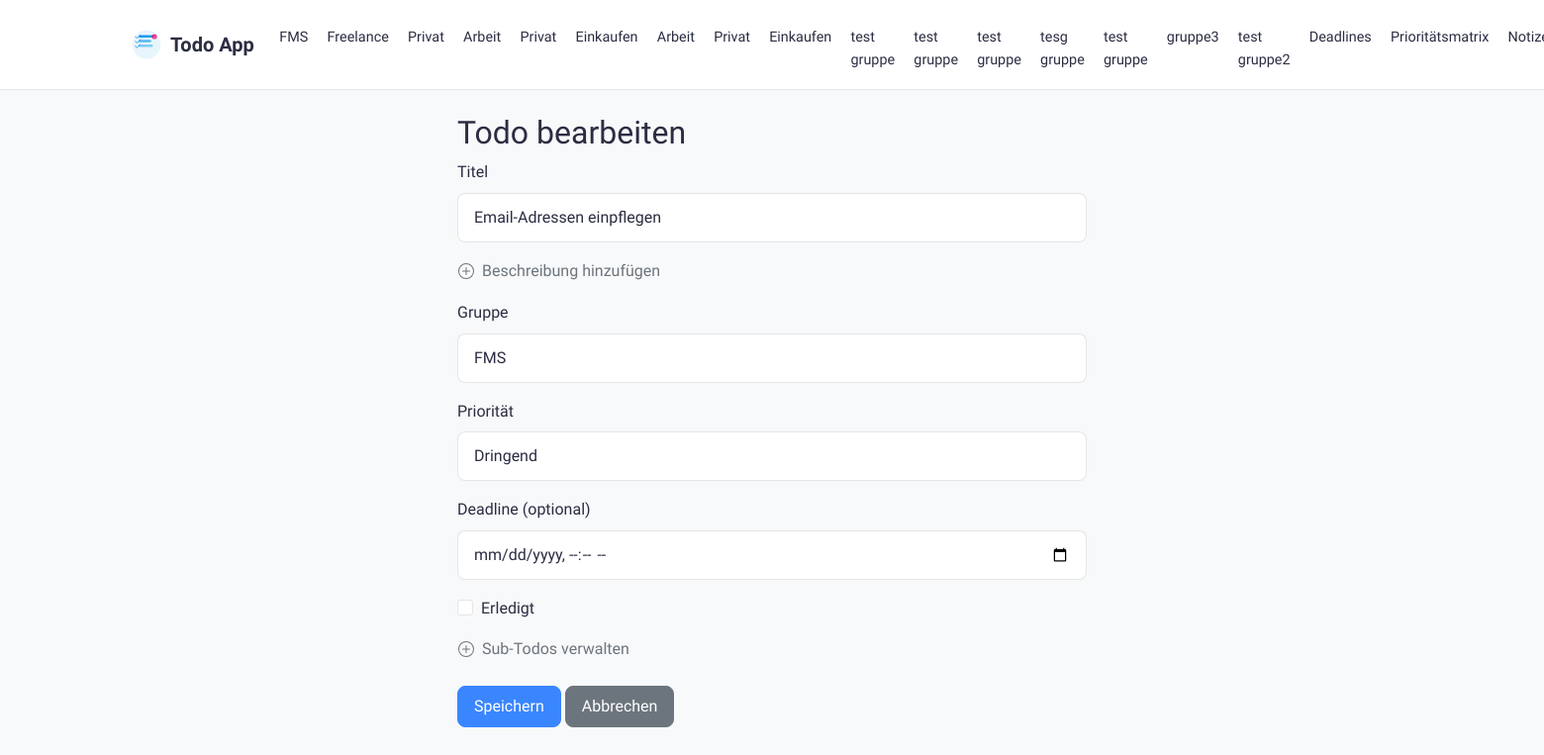
Page /todo/1/edit (signed in) on the committed database.
### app.py (models this page shows, shortened)
class TaskGroup(db.Model):
    id = db.Column(db.Integer, primary_key=True)
    name = db.Column(db.String(100), nullable=False)
    created_at = db.Column(db.DateTime, default=datetime.utcnow)
    user_id = db.Column(db.Integer, db.ForeignKey('user.id'), nullable=False)
    todos = db.relationship('Todo', backref='group', lazy=True, cascade='all, delete-orphan')

class Todo(db.Model):
    id = db.Column(db.Integer, primary_key=True)
    title = db.Column(db.String(200), nullable=False)
    description = db.Column(db.Text)
    completed = db.Column(db.Boolean, default=False)
    priority = db.Column(db.String(10), default='medium')
    created_at = db.Column(db.DateTime, default=datetime.utcnow)
    due_date = db.Column(db.DateTime, nullable=True)
    group_id = db.Column(db.Integer, db.ForeignKey('task_group.id'), nullable=False)
    parent_id = db.Column(db.Integer, db.ForeignKey('todo.id'), nullable=True)
    sub_todos = db.relationship('Todo', backref=db.backref('parent', remote_side=[id]),
                              cascade='all, delete-orphan')

### app.py (the view, shortened to what this page needs)
@app.route('/todo/<int:id>/edit', methods=['GET', 'POST'])
def edit_todo(id):
    todo = Todo.query.get_or_404(id)
    groups = TaskGroup.query.all()
    return render_template('todo_form.html', todo=todo, groups=groups)

### app.py (called while the page is built)
def get_current_user():
    if 'user' in session:
        user_id = session['user']['id']
        user_email = session['user']['email']
        user = User.query.get(user_id)
        if user:
            print(f"👤 Current User: {user.email} (ID: {user.id}) - Session: {user_email}")
        return user
    return None

@app.context_processor
def inject_groups():
    user = get_current_user()
    if user:
        groups = TaskGroup.query.filter_by(user_id=user.id).all()
        return dict(groups=groups, current_user=user)
    return dict(groups=[], current_user=None)

### templates/todo_form.html (shortened to what this page needs)
{% extends "base.html" %}
{% block content %}
<div class="row">
    <div class="col-md-6 offset-md-3">
        <h2>{% if todo %}Todo bearbeiten{% else %}Neues Todo{% endif %}</h2>
        <form method="post">
            <div class="mb-3">
                <label for="title" class="form-label">Titel</label>
                <input type="text" class="form-control" id="title" name="title" value="{{ todo.title if todo else '' }}" required>
            </div>
            <div class="mb-3">
                <button type="button" class="btn btn-link text-muted p-0" id="toggleDescription"
                        style="text-decoration: none; display: flex; align-items: center;">
                    Beschreibung hinzufügen
                </button>
            </div>
            <div class="mb-3">
                <label for="group_id" class="form-label">Gruppe</label>
                <select class="form-control" id="group_id" name="group_id" required {% if parent_todo %}disabled{% endif %}>
                    {% for group in groups %}
                        <option value="{{ group.id }}"
                            {% if (todo and todo.group_id == group.id) or
                                  (selected_group_id and selected_group_id|int == group.id) %}
                                selected
                            {% endif %}>
                            {{ group.name }}
                        </option>
                    {% endfor %}
                </select>
            </div>
                <div class="mb-3">
                    <label for="priority" class="form-label">Priorität</label>
                    <select class="form-control" id="priority" name="priority">
                        <option value="urgent" {% if todo and todo.priority == 'urgent' %}selected{% endif %}>Dringend</option>
                    </select>
                </div>
                <div class="mb-3">
                    <label for="due_date" class="form-label">Deadline (optional)</label>
                    <input type="datetime-local" class="form-control" id="due_date" name="due_date"
                           value="{% if todo and todo.due_date %}{{ todo.due_date.strftime('%Y-%m-%dT%H:%M') }}{% endif %}">
                </div>
            {% if todo %}
            <div class="mb-3">
                <div class="form-check">
                    <input type="checkbox" class="form-check-input" id="completed" name="completed" {% if todo.completed %}checked{% endif %}>
                    <label class="form-check-label" for="completed">Erledigt</label>
                </div>
            </div>
            {% endif %}
            {% if not parent_todo %}
            <div class="mb-4">
                <button type="button" class="btn btn-link text-muted p-0" id="toggleSubTodos"
                        style="text-decoration: none; display: flex; align-items: center;">
                    Sub-Todos verwalten
                </button>
            </div>
            {% endif %}
            <div class="mb-3">
                <button type="submit" class="btn btn-primary">Speichern</button>
                <a href="{{ url_for('index') }}" class="btn btn-secondary">Abbrechen</a>
            </div>
        </form>
    </div>
</div>
{% endblock %}

### templates/base.html (shortened to what this page needs)
<!DOCTYPE html>
<html lang="de">
    <head>
        <link href="https://cdn.jsdelivr.net/npm/bootstrap@5.1.3/dist/css/bootstrap.min.css" rel="stylesheet">
</head>
<body>
    <nav class="navbar navbar-expand-lg sticky-top mb-4">
        <div class="container">
            <div class="d-flex align-items-center">
                <a class="navbar-brand" href="{{ url_for('index') }}">
                    Todo App
                </a>
            </div>
            <div class="collapse navbar-collapse" id="navbarNav">
                <ul class="navbar-nav me-auto">
                    {% for nav_group in groups %}
                        <li class="nav-item">
                            <a class="nav-link {% if selected_group and selected_group.id == nav_group.id %}active{% endif %}"
                               href="{{ url_for('index', group_id=nav_group.id) }}">
                                {{ nav_group.name }}
                            </a>
                        </li>
                    {% endfor %}
                        <li class="nav-item">
                            <a class="nav-link {% if request.endpoint == 'deadlines' %}active{% endif %}"
                               href="{{ url_for('deadlines') }}">
                                Deadlines
                            </a>
                        </li>
                        <li class="nav-item">
                            <a class="nav-link {% if request.endpoint == 'priority_matrix' %}active{% endif %}"
                               href="{{ url_for('priority_matrix') }}">
                                Prioritätsmatrix
                            </a>
                        </li>
                        <li class="nav-item">
                            <a class="nav-link {% if request.endpoint == 'notes' %}active{% endif %}"
                               href="{{ url_for('notes') }}">
                                Notizen
                            </a>
                        </li>
                </ul>
            </div>
        </div>
    </nav>
    <div class="container">
        {% block content %}{% endblock %}
    </div>
</body>
</html>

### templates/base.html (style rules this page uses)
:root { --primary-color: #3a86ff; --danger-color: #ff006e; --success-color: #8ac926; --warning-color: #ffbe0b; --info-color: #00b4d8; --background-color: #f8f9fa; --card-background: rgba(255, 255, 255, 0.9); --text-color: #2b2d42; --text-muted: #6c757d; --border-color: rgba(0, 0, 0, 0.1); }
body { font-family: 'SF Pro Text', -apple-system, BlinkMacSystemFont, sans-serif; background-color: var(--background-color); color: var(--text-color); line-height: 1.6; }
.navbar { background: var(--card-background); backdrop-filter: blur(10px); -webkit-backdrop-filter: blur(10px); border-bottom: 1px solid var(--border-color); padding: 0.5rem 0; }
.navbar-brand { color: var(--text-color); font-weight: 600; font-size: 1.25rem; display: flex; align-items: center; gap: 0.5rem; }
.logo { width: 32px; height: 32px; transition: transform 0.3s ease; }
.nav-link { color: var(--text-color); padding: 0.5rem 0.75rem; border-radius: 8px; transition: all 0.3s ease; margin: 0 0.1rem; font-size: 0.9rem; }
.navbar-collapse { margin-top: 0.5rem; }
.btn { border-radius: 8px; padding: 0.5rem 1rem; transition: all 0.3s ease; font-weight: 500; }
.btn-primary { background-color: var(--primary-color); border-color: var(--primary-color); }
.form-control { border-radius: 8px; border: 1px solid var(--border-color); padding: 0.75rem 1rem; background: var(--card-background); color: var(--text-color); }
.form-check-input { border-color: var(--border-color); }

### rows in the picture
TaskGroup: name "FMS"
TaskGroup: name "Freelance"
TaskGroup: name "Privat"
TaskGroup: name "Arbeit"
TaskGroup: name "Privat"
TaskGroup: name "Einkaufen"
TaskGroup: name "Arbeit"
TaskGroup: name "Privat"
TaskGroup: name "Einkaufen"
TaskGroup: name "test gruppe"
TaskGroup: name "test gruppe"
TaskGroup: name "test gruppe"
TaskGroup: name "tesg gruppe"
TaskGroup: name "test gruppe"
TaskGroup: name "gruppe3"
TaskGroup: name "test gruppe2"
Todo: title "Email-Adressen einpflegen", group_id "FMS", priority "Dringend"
